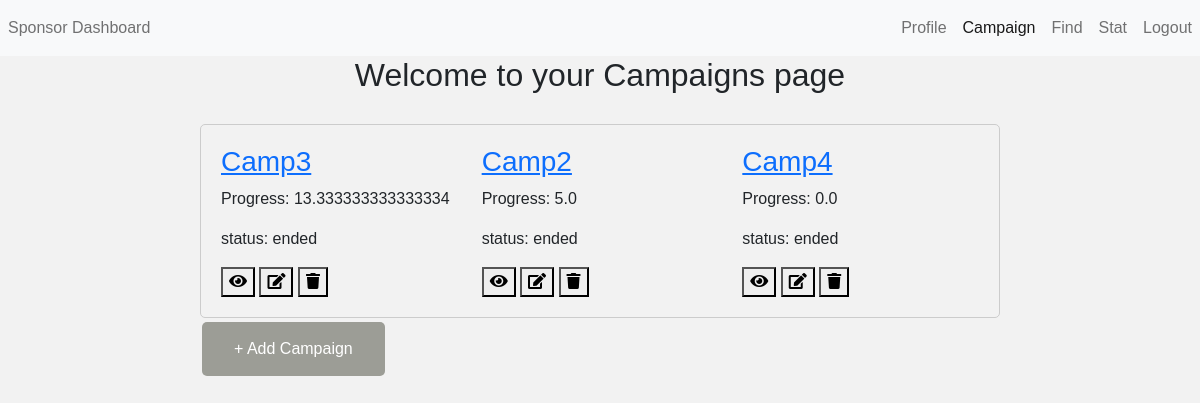
The page /user/Spons1/Campaign on the database its author committed.
### models.py (models this page shows)
class Campaign_t(db.Model):
    __tablename__ = 'Campaign'
    Campaign_id = db.Column(db.Integer(), nullable=False, primary_key=True, autoincrement=True)
    Sponsor_id = db.Column(db.Integer(), db.ForeignKey("Sponsor.id"), nullable=False)
    Title = db.Column(db.String())
    Desc = db.Column(db.String())
    Img = db.Column(BLOB)
    Niche = db.Column(db.String(), nullable=True)
    Status = db.Column(db.String(), nullable=False, default="created")
    date_created = db.Column(db.Date(), nullable=False)
    start_date = db.Column(db.Date(), nullable=False)
    end_date = db.Column(db.Date(), nullable=True)
    Goal_ads = db.Column(db.Integer(), nullable=True)
    Budget = db.Column(db.Integer(), nullable=False)
    ads = db.relationship('Ad_Campaign_t', backref='campaign', lazy=True)
    @staticmethod
    def get_campaign(Campaign_id):
        if Campaign_id is None:
            return Campaign_t.query.all()
        else:
            return Campaign_t.query.filter_by(Campaign_id=Campaign_id).first()
    __table_args__ = (db.ForeignKeyConstraint(['Sponsor_id'], ['Sponsor.id'], name='fk_campaign_sponsor'),)

### controllers.py (the view, shortened to what this page needs)
@app.route('/user/<username>/Campaign', methods = ['GET', 'POST'])
def user_Campaign(username):
    this_user = Sponsor(username)
    if this_user.role_id == 2:
        return render_template("spons_Campaign.html",user= this_user.username, active_campaigns= this_user.get_camp_list())

### classes.py (called while the page is built)
    def get_camp_list(self):
        camp_list=[]
        for campgn in Campaign_t.get_campaign(None):
            if campgn.Sponsor_id==self.id and campgn.Status!='flagged':
                camp_list.append(Campaign(campgn.Campaign_id))
        return camp_list

    def get_status(self):
        if self.this_campaign.Status=='flagged':
            return self.this_campaign.Status
        elif self.start_date > date.today():
            return "created"
        elif self.start_date <= date.today() and self.end_date >= date.today():
            return "active"
        elif self.end_date < date.today():
            return "ended"

    def is_flagged(self):
        return self.status == "flagged"

### models.py (called while the page is built)
    def get_user(username):
        if username is None:
            return User_t.query.all()
        else:
            return User_t.query.filter_by(username=username).first()

    def get_adcount_by_camp(Campaign_id):
        return Ad_Campaign_t.query.filter_by(Campaign_id=Campaign_id).count()

### Templates/spons_Campaign.html (shortened to what this page needs)
<!DOCTYPE html>
<html lang="en">
<head>
    <link rel="stylesheet" href="https://cdn.jsdelivr.net/npm/bootstrap@5.1.3/dist/css/bootstrap.min.css">
    <link rel="stylesheet" href="https://cdnjs.cloudflare.com/ajax/libs/font-awesome/5.15.3/css/all.min.css" />
    <link rel="stylesheet" href="/static/dashboard.css">
</head>
<body>
    <nav class="navbar navbar-expand-lg navbar-light bg-light">
        <div class="navbar-nav ml-auto"><a class="nav-link" href="/user/{{user}}">Sponsor Dashboard</a></div>
        <div class="collapse navbar-collapse" id="navbarSupportedContent">
          <ul class="navbar-nav ms-auto">
            <li class="nav-item">
              <a class="nav-link" href="/user/{{user}}">Profile</a>
            </li>
            <li class="nav-item">
              <a class="nav-link active" href="/user/{{user}}/Campaign">Campaign</a>
            </li>
            <li class="nav-item">
              <a class="nav-link" href="/user/{{user}}/find">Find</a>
            </li>
            <li class="nav-item">
              <a class="nav-link" href="/user/{{user}}/stat">Stat</a>
            </li>
            <li class="nav-item">
              <a class="nav-link" href="/">Logout</a>
            </li>
          </ul>
        </div>
      </nav>
<div class="main">
    <main>
    <h2>Welcome to your Campaigns page</h2>
    {% if active_campaigns!=[] %}
        <div class="container">
          <div class="row">
            {% for campaign in active_campaigns %}
                {% if campaign.status!="flagged" %}
            <div class="col-md-4">
              <div class="campaign-container">
                <h3><a href="/user/{{user}}/{{campaign.Campaign_id}}">{{ campaign.Title }}</a></h3>
                <p>Progress: {{ campaign.progress }}</p>
                <p>status: {{ campaign.status}}</p>
                <button type="button" class="view-button-campaign" data-bs-toggle="modal" data-bs-target="#campaignModal-{{campaign.Campaign_id}}"
                data-campaign-id= "{{campaign.Campaign_id}}"
                data-campaign-title= "{{campaign.Title}}"
                data-campaign-desc= "{{campaign.Desc}}"
                data-campaign-progress="{{campaign.progress}}"
                data-campaign-niche="{{ campaign.Niche }}"
                data-campaign-status="{{ campaign.status }}"
                data-campaign-start-date="{{ campaign.start_date }}"
                data-campaign-end-date="{{ campaign.end_date }}"
                data-campaign-goal-ads="{{ campaign.Goal_ads }}"
                data-campaign-budget="{{ campaign.Budget }}"><i class="fa fa-eye"></i></button>
                <button type="button" class="edit-camp" data-bs-toggle="modal" data-bs-target="#campaigneditModal-{{campaign.Campaign_id}}"
                data-campaign-id= "{{campaign.Campaign_id}}"
                data-campaign-title= "{{campaign.Title}}"
                data-campaign-desc= "{{campaign.Desc}}"
                data-campaign-progress="{{campaign.progress}}"
                data-campaign-niche="{{ campaign.Niche }}"
                data-campaign-status="{{ campaign.status }}"
                data-campaign-start-date="{{ campaign.start_date }}"
                data-campaign-end-date="{{ campaign.end_date }}"
                data-campaign-goal-ads="{{ campaign.Goal_ads }}"
                data-campaign-budget="{{ campaign.Budget }}" ><i class="fa fa-edit"></i></button>
                <button type="button" class="delete-camp" data-username="{{user}}" data-camp-id="{{campaign.Campaign_id}}" ><i class="fa fa-trash"></i></button>
              </div>
              </div>
            {% endif %}
            {% endfor %}
        </div>
        </div>
    {% else %}
    <div class="h4">~no campaigns~</div>
    {% endif %}
    <button type="button" class="add-entry-button" title="Click to Add Campaign" data-bs-toggle="modal" data-bs-target="#add-campaign-modal"> + Add Campaign </button>
    </main>
    </div>
</body>
</html>

### static/dashboard.css (style rules this page uses)
.main { display: flex; flex-direction: column; align-items: center; justify-content: center; }
body { background-color: #f2f2f2; font-family: Arial, sans-serif; }
h2 { text-align: center; margin-bottom: 30px; }
body { font-family: sans-serif; }
.container { width: 800px; margin: 0 auto; padding: 20px; border: 1px solid #ccc; border-radius: 5px; }
.add-entry-button { background-color: #9c9d96; border: none; color: white; padding: 15px 32px; text-align: center; text-decoration: none; display: inline-block; font-size: 16px; margin: 4px 2px; cursor: pointer; border-radius: 5px; }

### rows shown on the page
Campaign_t: Title "Camp3", progress "13.333333333333334", status "ended"
Campaign_t: Title "Camp2", progress "5.0", status "ended"
Campaign_t: Title "Camp4", progress "0.0", status "ended"
